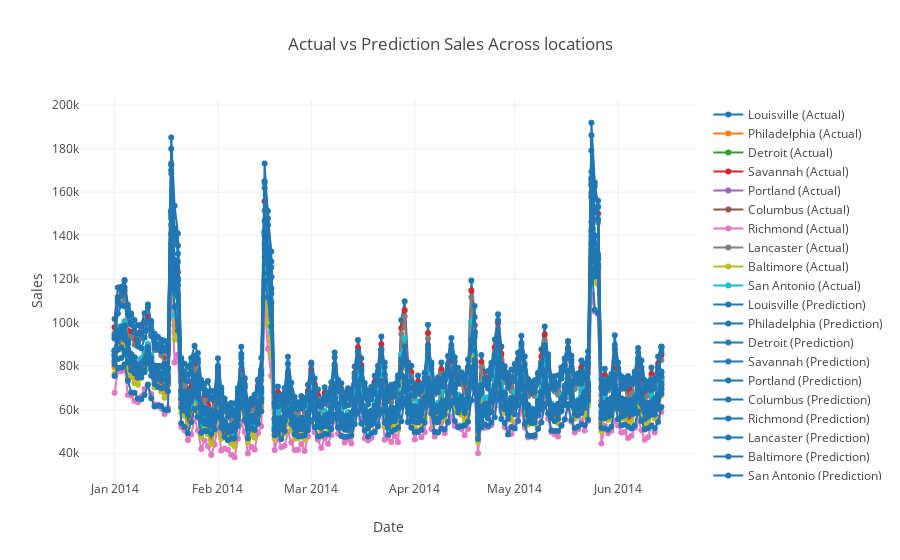

The notebook cell this image was saved under:
### Code cell
# Plotting Batch predictions of sales for different stores over time.

data = [dict(
  type = 'scatter',
  name = 'Actual',
  x = df_plot.Date,
  y = df_plot.Sales,
  mode = 'markers+lines',
  transforms = [dict(
    type = 'groupby',
    groups = df_plot.Store
  )]
),
       dict(
  type = 'scatter',
  name = 'Prediction',
  x = df_plot.Date,
  y = df_plot.Prediction,
  mode = 'markers+lines',
  line = dict(color=['rgb(93, 164, 214)', 'rgb(255, 144, 14)',
               'rgb(44, 160, 101)', 'rgb(255, 65, 54)']),
  transforms = [dict(
    type = 'groupby',
    groups = df_plot.Store
  )]
)]


layout = {
    'title': 'Actual vs Prediction Sales Across locations',
    'yaxis': {'title': 'Sales'},
    'xaxis': {'title': 'Date'}
}


py.iplot({'data': data, 'layout': layout}, validate=False)

### Figure 1 — Plotly figure (JSON) as saved in the notebook; plotly's stock layout.template omitted (floating-point values rounded to 4 significant figures; data arrays with more than 128 entries replaced by an {"elided": "..."} marker saying what was removed)
{"data": [{"mode": "markers+lines", "name": "Actual", "transforms": [{"groups": {"elided": "1650 str values"}, "type": "groupby"}], "type": "scatter", "x": {"elided": "1650 str values"}, "y": {"elided": "1650 float values"}}, {"line": {"color": ["rgb(93, 164, 214)", "rgb(255, 144, 14)", "rgb(44, 160, 101)", "rgb(255, 65, 54)"]}, "mode": "markers+lines", "name": "Prediction", "transforms": [{"groups": {"elided": "1650 str values"}, "type": "groupby"}], "type": "scatter", "x": {"elided": "1650 str values"}, "y": {"elided": "1650 float values"}}], "layout": {"title": "Actual vs Prediction Sales Across locations", "xaxis": {"title": "Date"}, "yaxis": {"title": "Sales"}}}
